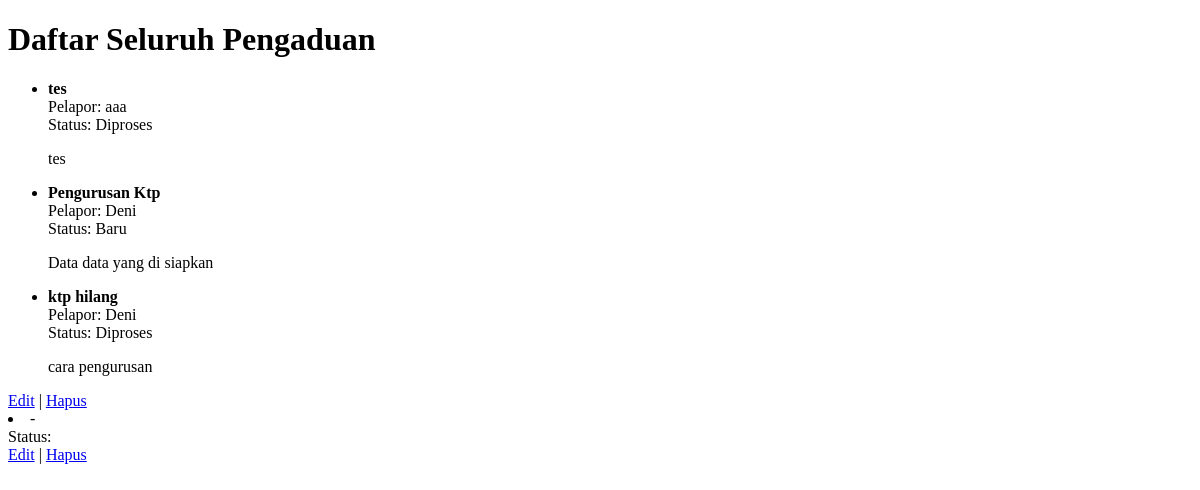
Before: /warga/pengaduan/ with the older database file.
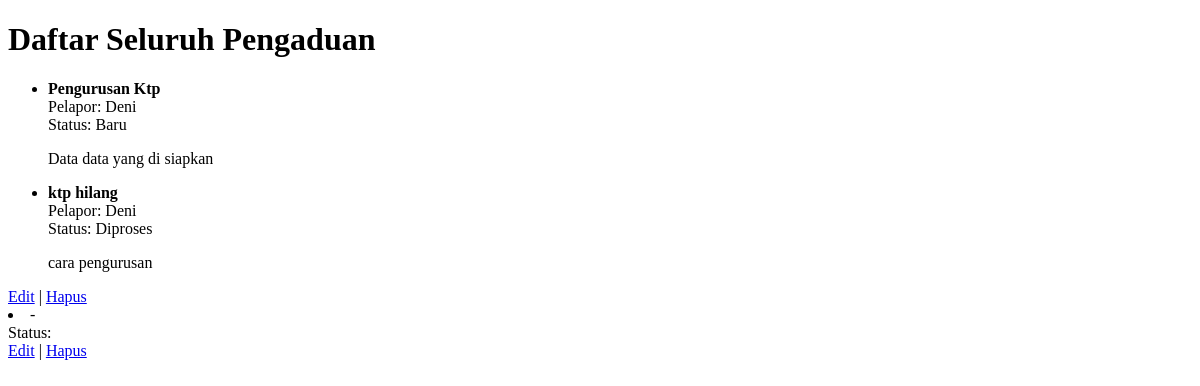
After: the same page with the newer database file.
### warga/models.py (models this page shows, shortened)
class Pengaduan(models.Model):   # ← setelah ini HARUS langsung ada indent!
    STATUS_CHOICES = [
        ('BARU', 'Baru'),
        ('DIPROSES', 'Diproses'),
        ('SELESAI', 'Selesai'),
    ]
    judul = models.CharField(max_length=200)
    deskripsi = models.TextField()
    status = models.CharField(max_length=10, choices=STATUS_CHOICES, default='BARU')
    tanggal_lapor = models.DateTimeField(auto_now_add=True)
    pelapor = models.ForeignKey(
        Warga,
        on_delete=models.CASCADE,
        related_name='pengaduan'
    )

class Warga(models.Model):
    nik = models.CharField(max_length=16, unique=True, verbose_name="Nomor Induk Kependudukan")
    nama_lengkap = models.CharField(max_length=100, verbose_name="Nama Lengkap")
    alamat = models.TextField(verbose_name="Alamat Tinggal")
    no_telepon = models.CharField(max_length=15, blank=True, verbose_name="Nomor Telepon")
    tanggal_registrasi = models.DateTimeField(auto_now_add=True)

### warga/views.py (the view)
# urls.py: path('pengaduan/', PengaduanListView.as_view(), name='pengaduan-list'),
class PengaduanListView(ListView):
    model = Pengaduan
    template_name = 'warga/pengaduan_list.html'

### warga/templates/warga/pengaduan_list.html (shortened to what this page needs)
<!DOCTYPE html>
<html>
<head>
</head>
<body>
    <h1>Daftar Seluruh Pengaduan</h1>
    <ul>
        {% for aduan in object_list %}
            <li>
                <strong>{{ aduan.judul }}</strong><br>
                Pelapor: {{ aduan.pelapor.nama_lengkap }}<br>
                Status: {{ aduan.get_status_display }}<br>
                <p>{{ aduan.deskripsi }}</p>
            </li>
        {% empty %}
            <li>Belum ada pengaduan.</li>
        {% endfor %}
    </ul>
</body>
</html>
<a href="{% url 'pengaduan-edit' aduan.pk %}">Edit</a> |
<a href="{% url 'pengaduan-hapus' aduan.pk %}">Hapus</a>
<li>
    <strong>{{ aduan.judul }}</strong> - {{ aduan.pelapor.nama_lengkap }}
    <br>
    Status: {{ aduan.get_status_display }}
    <br>
    <a href="{% url 'pengaduan-edit' aduan.pk %}">Edit</a> |
    <a href="{% url 'pengaduan-hapus' aduan.pk %}">Hapus</a>
</li>

Changed rows visible on the page:
removed Pengaduan: judul "tes", pelapor.nama_lengkap "aaa", status "Diproses", deskripsi "tes"
